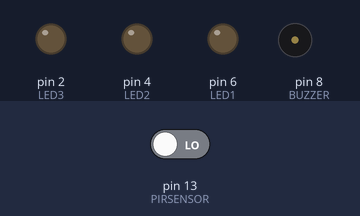
Bench run of a sketch on a simulated Arduino Uno, built with avr-gcc and run on an emulated ATmega328P. On the bench: output pins drawn as LEDs (lit = HIGH), buzzer (waves = sounding, pin HIGH). Inputs (shaded band) come from the test bench; at power-on: pin 13 (PIRSENSOR) LOW.

Above: at 1.2 s.
1.3 s: pin 13 (PIRSENSOR) driven HIGH
At 1.8 s:
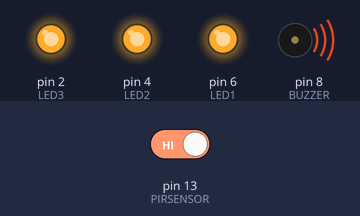
2.8 s: pin 13 (PIRSENSOR) driven LOW
At 4.2 s:
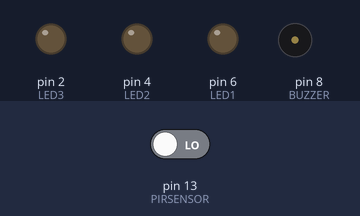
Timing chart, 0 to 5.8 s (numbered marks = the images above; inputs shaded):
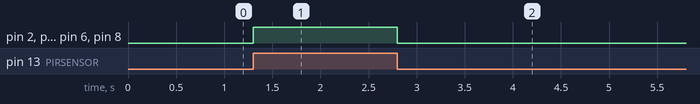

The sketch:

Practica5.2.ino
```cpp
#define BUZZER 8
#define PIRSENSOR 13
#define LED1 6
#define LED2 4
#define LED3 2

void setup() {
  pinMode(BUZZER, OUTPUT);
  pinMode(LED1, OUTPUT);
  pinMode(LED2, OUTPUT);
  pinMode(LED3, OUTPUT);
  pinMode(PIRSENSOR, INPUT);
}

void loop() {
  if (digitalRead(PIRSENSOR) == HIGH) {
    digitalWrite(BUZZER, HIGH);
    digitalWrite(LED1, HIGH);
    digitalWrite(LED2, HIGH);
    digitalWrite(LED3, HIGH);
    delay(300);
  } else {
    digitalWrite(BUZZER, LOW);
    digitalWrite(LED1, LOW);
    digitalWrite(LED2, LOW);
    digitalWrite(LED3, LOW);
  }
}
```

Measured:
- after the input at 1.3 s, pin 2 (LED3), pin 4 (LED2), pin 6 (LED1), pin 8 (BUZZER): LOW → HIGH at once
- after the input at 2.8 s, pin 2 (LED3), pin 4 (LED2), pin 6 (LED1), pin 8 (BUZZER): HIGH → LOW at once
